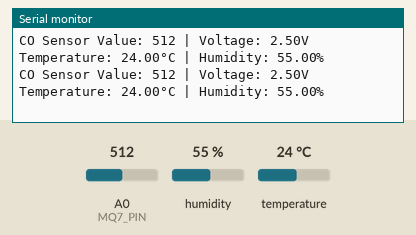
This sketch was run on a simulated ESP8266 (NodeMCU). Shown: the last lines printed to the serial monitor. The test bench sets the inputs (shaded band); at power-on: humidity 55 %, A0 (MQ7_PIN) = 512, temperature 24 °C.

Above: at 2.8 s.
2.9 s: humidity set to 22 %
At 4.9 s:
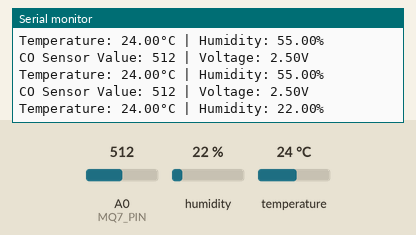
5.6 s: A0 (MQ7_PIN) set to 716
At 6.7 s:
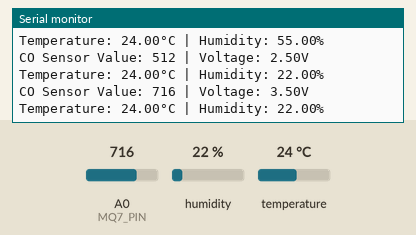
8.3 s: temperature set to 12 °C
At 10.8 s:
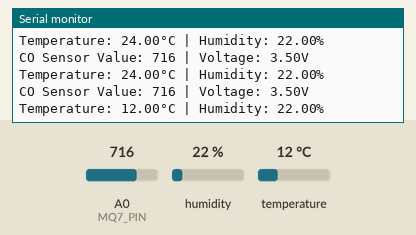
11.0 s: A0 (MQ7_PIN) set to 900
At 13.4 s:
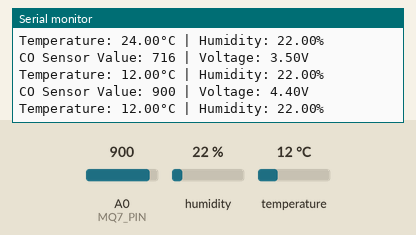
13.7 s: humidity set to 40 %
At 15.2 s:
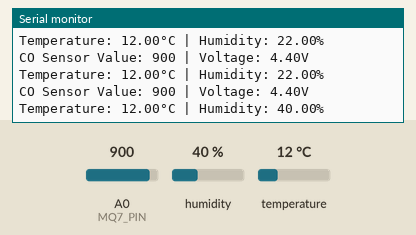
Timing chart, 0 to 16.7 s (numbered marks = the images above; inputs shaded):
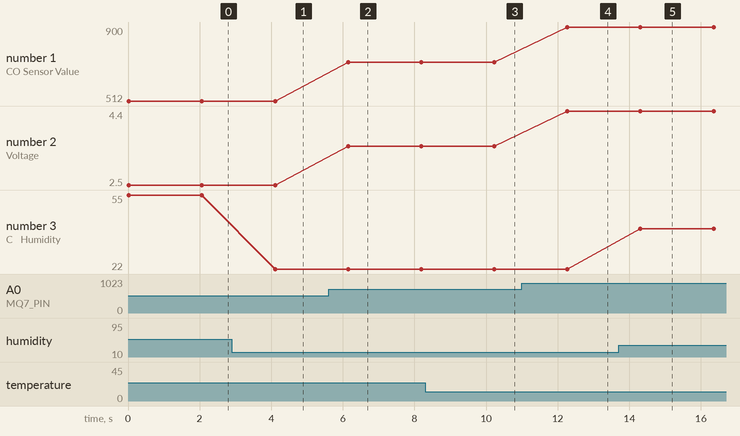

The sketch:

Code.ino
```cpp
#include <DHT.h>

#define DHTPIN D2         // Pin for DHT11
#define DHTTYPE DHT11    // DHT 11 sensor type
#define MQ7_PIN A0       // MQ-7 sensor analog pin

DHT dht(DHTPIN, DHTTYPE);

void setup() {
    Serial.begin(9600);
    dht.begin();
}

void loop() {
    // Read MQ-7 gas sensor data
    int gasValue = analogRead(MQ7_PIN);
    float voltage = gasValue * (5.0 / 1023.0); // Convert ADC value to voltage

    // Read DHT11 temperature and humidity
    float temperature = dht.readTemperature(); // Read temperature in Celsius
    float humidity = dht.readHumidity();       // Read humidity

    // Check if readings are valid
    if (isnan(temperature) || isnan(humidity)) {
        Serial.println("Failed to read from DHT sensor!");
        return;
    }

    // Print data to Serial Monitor
    Serial.print("CO Sensor Value: ");
    Serial.print(gasValue);
    Serial.print(" | Voltage: ");
    Serial.print(voltage);
    Serial.println("V");

    Serial.print("Temperature: ");
    Serial.print(temperature);
    Serial.print("°C | Humidity: ");
    Serial.print(humidity);
    Serial.println("%");

    delay(2000); // Wait 2 seconds before next reading
}
```

Measured:
- after the input at 2.9 s, the serial monitor: prints a new line after 1.2 s (image 1)
- after the input at 5.6 s, the serial monitor: prints a new line after 0.55 s (image 2)
- after the input at 8.3 s, the serial monitor: prints a new line after 1.9 s (image 3)
- after the input at 11.0 s, the serial monitor: prints a new line after 1.3 s (image 4)
- after the input at 13.7 s, the serial monitor: prints a new line after 0.61 s (image 5)
- plotted number 1: 512 → 716 after the input at 5.6 s, 716 → 900 after the input at 11.0 s
- plotted number 2: 2.5 → 3.5 after the input at 5.6 s, 3.5 → 4.4 after the input at 11.0 s
- plotted number 3: 55 → 22 after the input at 2.9 s, 22 → 40 after the input at 13.7 s
